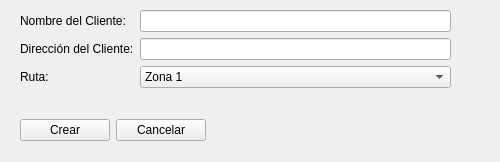
<?xml version="1.0" encoding="UTF-8"?>
<ui version="4.0">
 <class>Form</class>
 <widget class="QWidget" name="Form">
  <property name="geometry">
   <rect>
    <x>0</x>
    <y>0</y>
    <width>500</width>
    <height>162</height>
   </rect>
  </property>
  <property name="windowTitle">
   <string>Crear Nuevo Cliente</string>
  </property>
  <widget class="QWidget" name="formLayoutWidget">
   <property name="geometry">
    <rect>
     <x>20</x>
     <y>10</y>
     <width>431</width>
     <height>89</height>
    </rect>
   </property>
   <layout class="QFormLayout" name="formLayout">
    <item row="0" column="0">
     <widget class="QLabel" name="label">
      <property name="text">
       <string>Nombre del Cliente:</string>
      </property>
     </widget>
    </item>
    <item row="0" column="1">
     <widget class="QLineEdit" name="lineEdit"/>
    </item>
    <item row="1" column="0">
     <widget class="QLabel" name="label_2">
      <property name="text">
       <string>Dirección del Cliente:</string>
      </property>
     </widget>
    </item>
    <item row="1" column="1">
     <widget class="QLineEdit" name="lineEdit_2"/>
    </item>
    <item row="2" column="0">
     <widget class="QLabel" name="label_3">
      <property name="text">
       <string>Ruta:</string>
      </property>
     </widget>
    </item>
    <item row="2" column="1">
     <widget class="QComboBox" name="comboBox">
      <item>
       <property name="text">
        <string>Zona 1</string>
       </property>
      </item>
      <item>
       <property name="text">
        <string>Zona 2</string>
       </property>
      </item>
      <item>
       <property name="text">
        <string>Zona 3</string>
       </property>
      </item>
      <item>
       <property name="text">
        <string>Zona 4</string>
       </property>
      </item>
      <item>
       <property name="text">
        <string>Zona 5</string>
       </property>
      </item>
     </widget>
    </item>
   </layout>
  </widget>
  <widget class="QWidget" name="horizontalLayoutWidget">
   <property name="geometry">
    <rect>
     <x>20</x>
     <y>110</y>
     <width>186</width>
     <height>41</height>
    </rect>
   </property>
   <layout class="QHBoxLayout" name="horizontalLayout">
    <item>
     <widget class="QPushButton" name="pushButton">
      <property name="text">
       <string>Crear</string>
      </property>
     </widget>
    </item>
    <item>
     <widget class="QPushButton" name="pushButton_2">
      <property name="text">
       <string>Cancelar</string>
      </property>
     </widget>
    </item>
   </layout>
  </widget>
 </widget>
 <resources/>
 <connections>
  <connection>
   <sender>lineEdit</sender>
   <signal>returnPressed()</signal>
   <receiver>lineEdit_2</receiver>
   <slot>setFocus()</slot>
   <hints>
    <hint type="sourcelabel">
     <x>310</x>
     <y>23</y>
    </hint>
    <hint type="destinationlabel">
     <x>310</x>
     <y>54</y>
    </hint>
   </hints>
  </connection>
  <connection>
   <sender>lineEdit_2</sender>
   <signal>returnPressed()</signal>
   <receiver>pushButton</receiver>
   <slot>setFocus()</slot>
   <hints>
    <hint type="sourcelabel">
     <x>310</x>
     <y>54</y>
    </hint>
    <hint type="destinationlabel">
     <x>65</x>
     <y>110</y>
    </hint>
   </hints>
  </connection>
  <connection>
   <sender>pushButton</sender>
   <signal>clicked()</signal>
   <receiver>Form</receiver>
   <slot>createClient()</slot>
   <hints>
    <hint type="sourcelabel">
     <x>65</x>
     <y>110</y>
    </hint>
    <hint type="destinationlabel">
     <x>249</x>
     <y>72</y>
    </hint>
   </hints>
  </connection>
  <connection>
   <sender>pushButton_2</sender>
   <signal>clicked()</signal>
   <receiver>Form</receiver>
   <slot>close()</slot>
   <hints>
    <hint type="sourcelabel">
     <x>160</x>
     <y>110</y>
    </hint>
    <hint type="destinationlabel">
     <x>249</x>
     <y>72</y>
    </hint>
   </hints>
  </connection>
 </connections>
 <slots>
  <slot>createClient()</slot>
 </slots>
</ui>
